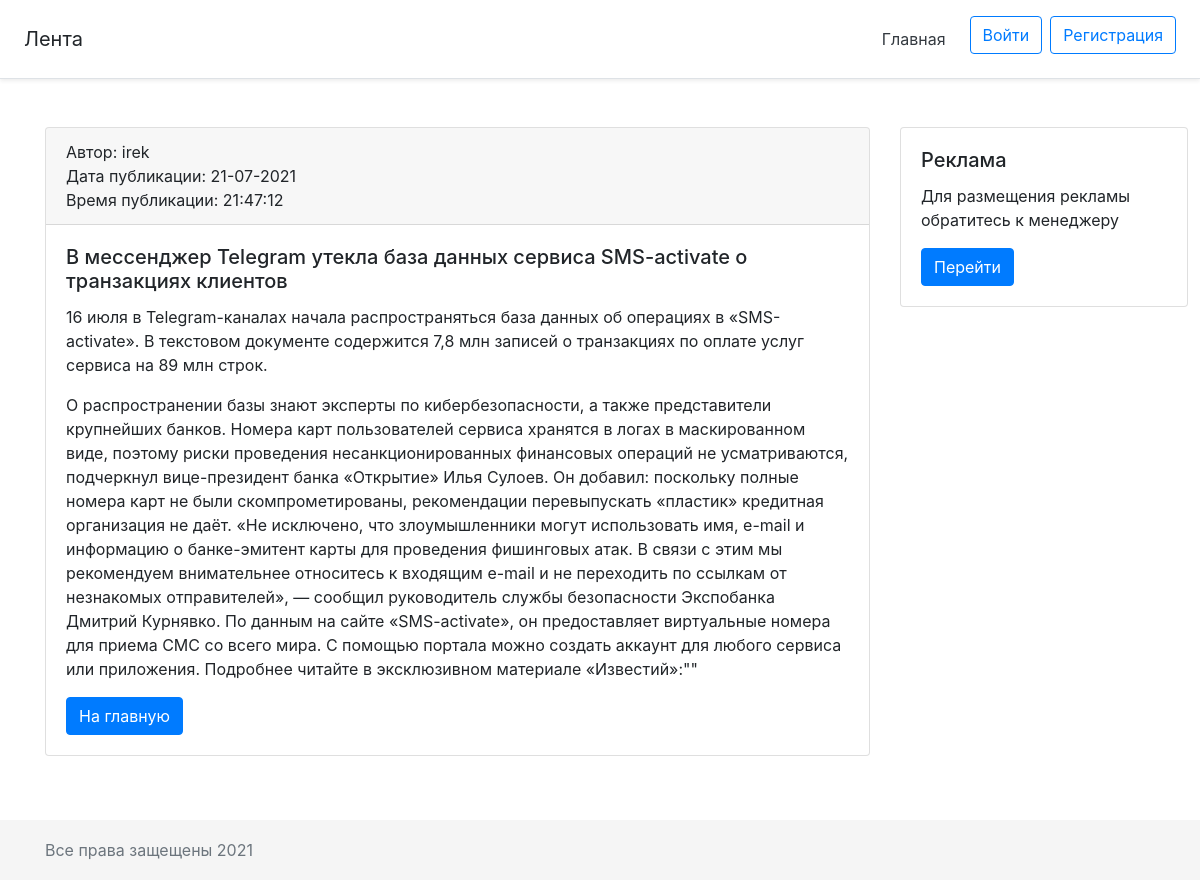
/news?id=3, run on the app's committed database.
### tables this page shows
CREATE TABLE `news` (
  `id` int(11) UNSIGNED NOT NULL,
  `title` varchar(150) NOT NULL,
  `intro` varchar(200) NOT NULL,
  `text` text NOT NULL,
  `date` int(11) UNSIGNED NOT NULL,
  `author` varchar(30) NOT NULL
);

### news.php (the view, shortened to what this page needs)
<!DOCTYPE html>
<html lang="ru">
<head>
    <?
    require_once 'config.php';
    $sql = 'SELECT * FROM `news` WHERE `id` = :id';
    $id = $_GET['id'];
    $query = $pdo->prepare($sql);
    $query->execute(['id' => $id]);
    $news = $query->fetch(PDO::FETCH_ASSOC);
    ?>
    <?php require_once 'include/head.php'; ?>
</head>
<body>
    <?php require_once 'include/header.php'; ?>
    <main class="container mt-5">
        <div class="row">
            <div class="col-md-9">
                <div class="card mb-3">
                    <div class="card-header">
                        Автор: <?= $news['author']; ?> <br>
                        Дата публикации: <?php echo $today = date("d-m-Y", $news['date']); ?> <br>
                        Время публикации: <?php echo $time = date("H:i:s", $news['date']); ?>
                    </div>
                    <div class="card-body">
                        <h5 class="card-title"><?= $news['title']; ?></h5>
                        <p class="card-text"><?= $news['intro']; ?></p>
                        <p class="card-text"><?= $news['text']; ?></p>
                        <a href="/" class="btn btn-primary">На главную</a>
                    </div>
                </div>
            </div>
            <?php require_once 'include/aside.php'; ?>
        </div>
    </main>
    <?php require_once 'include/footer.php'; ?>
</body>
</html>

### data on the page
news: author "irek", date "21-07-2021", date "21:47:12", title "В мессенджер Telegram утекла база данных сервиса SMS-activate о транзакциях клиентов", intro "16 июля в Telegram-каналах начала распространяться база данных об операциях в «SMS-activate». В текстовом документе содержится 7,8 млн записей о транзакциях по оплате услуг сервиса на 89 млн строк.", text "О распространении базы знают эксперты по кибербезопасности, а также представители крупнейших банков. Номера карт пользователей сервиса хранятся в логах в маскированном виде, поэтому риски проведения несанкционированных финансовых операций не усматриваются, подчеркнул вице-президент банка «Открытие» Илья Сулоев. Он добавил: поскольку полные номера карт не были скомпрометированы, рекомендации перевыпускать «пластик» кредитная организация не даёт. «Не исключено, что злоумышленники могут использовать имя, e-mail и информацию о банке-эмитент карты для проведения фишинговых атак. В связи с этим мы рекомендуем внимательнее относитесь к входящим e-mail и не переходить по ссылкам от незнакомых…"
